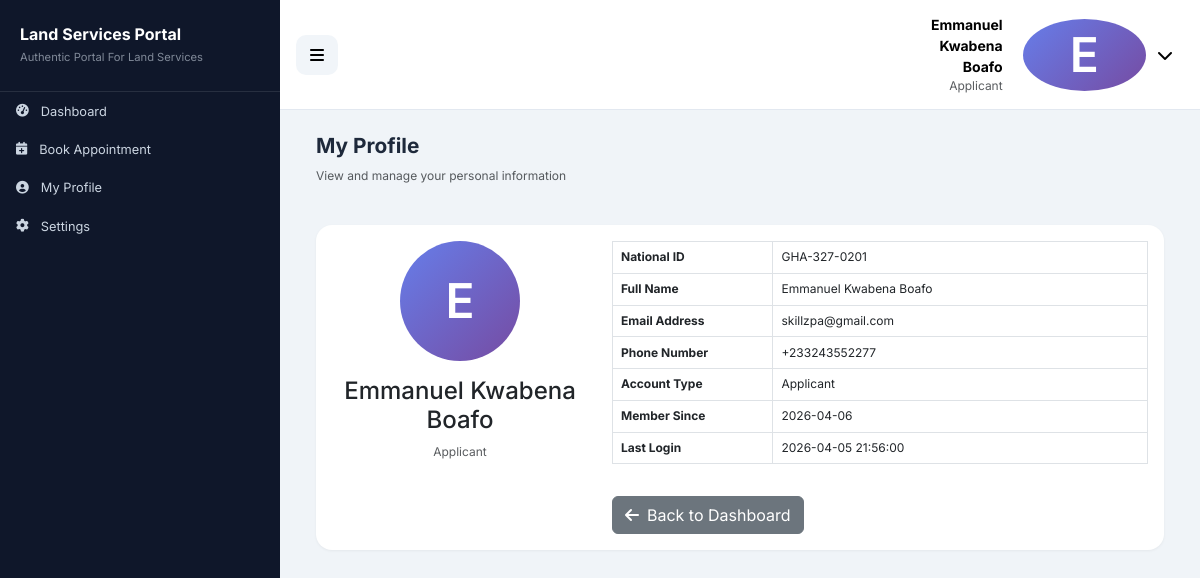
The app's page /profile-content (signed in) with its own data.
### tables this page shows
CREATE TABLE users (
            id INTEGER PRIMARY KEY AUTOINCREMENT,
            national_id TEXT UNIQUE NOT NULL,
            full_name TEXT NOT NULL,
            email TEXT UNIQUE NOT NULL,
            phone TEXT NOT NULL,
            password TEXT NOT NULL,
            user_type TEXT DEFAULT 'applicant',
            is_verified BOOLEAN DEFAULT 0,
            created_at TIMESTAMP DEFAULT CURRENT_TIMESTAMP,
            last_login TIMESTAMP
        );

### app.py (the view)
@app.route('/profile-content')
@login_required
def profile_content():
    conn = get_db()
    user = conn.execute('SELECT * FROM users WHERE id = ?', (session['user_id'],)).fetchone()
    conn.close()
    return render_template('profile.html', user=user)

### app.py (called while the page is built)
def get_db():
    import sqlite3
    conn = sqlite3.connect(DATABASE_PATH)
    conn.row_factory = sqlite3.Row
    return conn

def login_required(f):
    @wraps(f)
    def decorated_function(*args, **kwargs):
        if 'user_id' not in session:
            flash('Please login to access this page', 'warning')
            return redirect(url_for('login'))
        return f(*args, **kwargs)
    return decorated_function

@app.context_processor
def inject_datetime():
    return {'datetime': datetime}

### templates/profile.html (shortened to what this page needs)
{% extends "base_private.html" %}
{% block content %}
<div class="container-fluid">
    <div class="row mb-4">
        <div class="col-12">
            <h2 class="fw-bold">My Profile</h2>
            <p class="text-muted">View and manage your personal information</p>
        </div>
    </div>
    <div class="card">
        <div class="card-body">
            <div class="row">
                <div class="col-md-4 text-center">
                    <div class="avatar-lg mx-auto mb-3">
                        <div class="avatar" style="width: 120px; height: 120px; font-size: 48px; margin: 0 auto;">
                            {{ user.full_name[0] if user.full_name else 'U' }}
                        </div>
                    </div>
                    <h4>{{ user.full_name }}</h4>
                    <p class="text-muted">{{ user.user_type|title }}</p>
                </div>
                <div class="col-md-8">
                    <table class="table table-bordered">
                        <tr>
                            <th style="width: 30%;">National ID</th>
                            <td>{{ user.national_id }}</td>
                        </tr>
                        <tr>
                            <th>Full Name</th>
                            <td>{{ user.full_name }}</td>
                        </tr>
                        <tr>
                            <th>Email Address</th>
                            <td>{{ user.email }}</td>
                        </tr>
                        <tr>
                            <th>Phone Number</th>
                            <td>{{ user.phone }}</td>
                        </tr>
                        <tr>
                            <th>Account Type</th>
                            <td>{{ user.user_type|title }}</td>
                        </tr>
                        <tr>
                            <th>Member Since</th>
                            <td>{{ user.created_at[:10] if user.created_at else 'N/A' }}</td>
                        </tr>
                        <tr>
                            <th>Last Login</th>
                            <td>{{ user.last_login[:19] if user.last_login else 'First login' }}</td>
                        </tr>
                    </table>
                    <a href="{{ url_for('dashboard') }}" class="btn btn-secondary mt-3">
                        <i class="fas fa-arrow-left me-2"></i>Back to Dashboard
                    </a>
                </div>
            </div>
        </div>
    </div>
</div>
{% endblock %}

### templates/base_private.html (shortened to what this page needs)
<!DOCTYPE html>
<html lang="en">
<head>
    <link href="https://cdn.jsdelivr.net/npm/bootstrap@5.3.0-alpha1/dist/css/bootstrap.min.css" rel="stylesheet">
    <link rel="stylesheet" href="https://cdnjs.cloudflare.com/ajax/libs/font-awesome/6.0.0/css/all.min.css">
    <link rel="stylesheet" href="{{ url_for('static', filename='css/custom.css') }}">
</head>
<body>
    <div class="sidebar" id="sidebar">
        <div class="sidebar-header">
            <h3>Land Services Portal</h3>
            <p>Authentic Portal For Land Services</p>
        </div>
        <div class="nav flex-column">
            <a href="{{ url_for('dashboard') }}" class="sidebar-link {% if request.endpoint == 'dashboard' %}active{% endif %}">
                <i class="fas fa-tachometer-alt"></i><span>Dashboard</span>
            </a>
            {% if session.user_type != 'admin' %}
                <a href="{{ url_for('book_appointment') }}" class="sidebar-link">
                    <i class="fas fa-calendar-plus"></i><span>Book Appointment</span>
                </a>
            {% endif %}
            <a href="{{ url_for('profile') }}" class="sidebar-link">
                <i class="fas fa-user-circle"></i><span>My Profile</span>
            </a>
            <a href="{{ url_for('settings') }}" class="sidebar-link">
                <i class="fas fa-cog"></i><span>Settings</span>
            </a>
        </div>
    </div>
    <div class="main-content" id="mainContent">
        <div class="top-navbar">
            <button class="toggle-btn" id="toggleSidebar">
                <i class="fas fa-bars"></i>
            </button>
            <div class="user-dropdown">
                <button class="user-trigger" id="dropdownTrigger">
                    <div class="text-end me-2">
                        <div class="small fw-bold">{{ session.user_name }}</div>
                        <div class="small text-muted">{{ session.user_type|title }}</div>
                    </div>
                    <div class="avatar">{{ session.user_name[0] if session.user_name else 'U' }}</div>
                    <i class="fas fa-chevron-down"></i>
                </button>
            </div>
        </div>
        <div class="p-4">
            {% block content %}{% endblock %}
        </div>
    </div>
</body>
</html>

### static/css/custom.css (style rules this page uses)
.table { font-size: 0.75rem !important; }
.table td, .table th { padding: 0.4rem 0.5rem !important; vertical-align: middle !important; }
.table tbody td { font-size: 0.75rem !important; }
.sidebar-link { font-size: 0.8rem !important; padding: 0.6rem 1rem !important; }
.sidebar-header h3 { font-size: 1rem !important; }
.top-navbar { padding: 0.5rem 1rem !important; }
h2.fw-bold { font-size: 1.3rem !important; }
.text-muted { font-size: 0.75rem !important; }

### templates/base_private.html (style rules this page uses)
* { margin: 0; padding: 0; box-sizing: border-box; }
body { font-family: 'Inter', sans-serif; background: #f0f4f8; color: #1e293b; }
.sidebar { position: fixed; left: 0; top: 0; width: 280px; height: 100vh; background: #0f172a; color: #e2e8f0; transition: all 0.3s; z-index: 1000; overflow-y: auto; }
.sidebar-header { padding: 25px 20px; border-bottom: 1px solid rgba(255, 255, 255, 0.1); }
.sidebar-header h3 { font-size: 1.2rem; font-weight: 700; margin: 0; color: white; }
.sidebar-header p { font-size: 0.7rem; opacity: 0.6; margin: 5px 0 0; color: #cbd5e1; }
.sidebar-link { display: flex; align-items: center; padding: 12px 20px; color: #cbd5e1; text-decoration: none; transition: all 0.2s; gap: 12px; }
.main-content { margin-left: 280px; transition: all 0.3s; min-height: 100vh; }
.top-navbar { background: white; padding: 15px 30px; border-bottom: 1px solid #e2e8f0; display: flex; justify-content: space-between; align-items: center; position: sticky; top: 0; z-index: 999; }
.toggle-btn { background: #f1f5f9; border: none; padding: 8px 14px; border-radius: 10px; cursor: pointer; transition: all 0.2s; }
.user-dropdown { position: relative; }
.user-trigger { display: flex; align-items: center; gap: 12px; cursor: pointer; padding: 6px 12px; border-radius: 10px; background: none; border: none; transition: all 0.2s; }
.avatar { width: 40px; height: 40px; background: linear-gradient(135deg, #667eea 0%, #764ba2 100%); border-radius: 10px; display: flex; align-items: center; justify-content: center; color: white; font-weight: 600; }
.card { border: none; border-radius: 16px; box-shadow: 0 1px 3px rgba(0, 0, 0, 0.05); transition: transform 0.2s; }

### templates/profile.html (style rules this page uses)
.avatar-lg { width: 120px; height: 120px; }
.avatar { width: 100%; height: 100%; background: linear-gradient(135deg, #667eea 0%, #764ba2 100%); border-radius: 50%; display: flex; align-items: center; justify-content: center; color: white; font-weight: 600; font-size: 48px; }

### records on screen
users: user_name "Emmanuel Kwabena Boafo", user_type "Applicant", full_name "E", full_name "Emmanuel Kwabena Boafo", national_id "GHA-327-0201", email "skillzpa@gmail.com", phone "+233243552277", created_at "2026-04-06", last_login "2026-04-05 21:56:00"

### other values on screen
{{ session.user_name[0] if session.user_name else 'U' }} "E"
